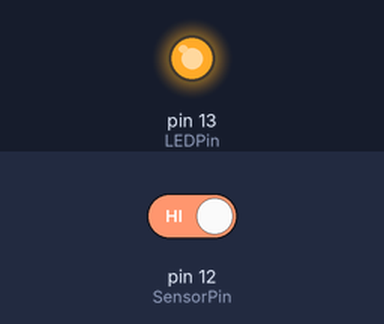
The sketch below on a simulated Arduino Uno, built with avr-gcc and run on an emulated ATmega328P. On the bench: output pins drawn as LEDs (lit = HIGH). The inputs (shaded band) are chosen by the test bench; at power-on: pin 12 (SensorPin) HIGH.

Above: at 1.2 s.
1.3 s: pin 12 (SensorPin) driven LOW
At 2.5 s:
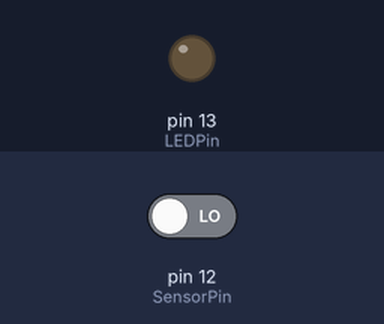
2.8 s: pin 12 (SensorPin) driven HIGH
At 3.9 s:
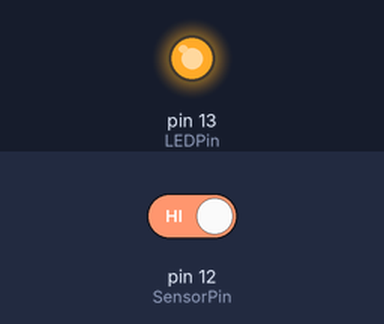
Timing chart, 0 to 5.8 s (numbered marks = the images above; inputs shaded):
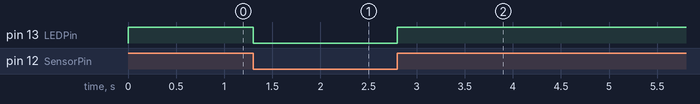

Measured:
- after the input at 1.3 s, pin 13 (LEDPin): HIGH → LOW at once
- after the input at 2.8 s, pin 13 (LEDPin): LOW → HIGH at once

The sketch:

Leer_el_valor_del_sensor_de_inclinacion_tilt.ino
```cpp
// INCLUIMOS LAS LIBRERÍAS QUE VAMOS A UTILIZAR

// DECLARACIÓN DE VARIABLES
const int SensorPin = 12;
const int LEDPin = 13;

// INICIALIZACIÓN DEL PROGRAMA (SE EJECUTA SOLO UNA VEZ)
void setup() {
    pinMode(SensorPin , INPUT_PULLUP); //activamos la resistencia interna PULL UP
    pinMode(LEDPin, OUTPUT);
}

// LOOP CENTRAL DEL PROGRAMA (SE EJECUTA CONSTANTEMENTE DE FORMA SECUENCIAL)
void loop() {
    if (digitalRead(SensorPin)) { //encendemos/apagamos el LED cuando movemos el sensor TILT
        digitalWrite(LEDPin, HIGH);
    }  else {
        digitalWrite(LEDPin, LOW);
    }
}
```
